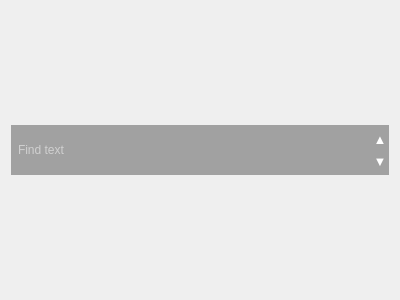
<?xml version="1.0" encoding="UTF-8"?>
<ui version="4.0">
 <class>Form</class>
 <widget class="QWidget" name="Form">
  <property name="geometry">
   <rect>
    <x>0</x>
    <y>0</y>
    <width>400</width>
    <height>300</height>
   </rect>
  </property>
  <property name="sizePolicy">
   <sizepolicy hsizetype="Preferred" vsizetype="Preferred">
    <horstretch>0</horstretch>
    <verstretch>0</verstretch>
   </sizepolicy>
  </property>
  <property name="windowTitle">
   <string>Form</string>
  </property>
  <layout class="QHBoxLayout" name="horizontalLayout">
   <item>
    <widget class="QFrame" name="find_label_2">
     <property name="sizePolicy">
      <sizepolicy hsizetype="Preferred" vsizetype="Fixed">
       <horstretch>0</horstretch>
       <verstretch>0</verstretch>
      </sizepolicy>
     </property>
     <property name="minimumSize">
      <size>
       <width>180</width>
       <height>0</height>
      </size>
     </property>
     <property name="maximumSize">
      <size>
       <width>180</width>
       <height>50</height>
      </size>
     </property>
     <property name="styleSheet">
      <string notr="true">background-color: rgba(40, 40, 40, 100)</string>
     </property>
     <layout class="QHBoxLayout" name="find_label">
      <property name="spacing">
       <number>3</number>
      </property>
      <property name="sizeConstraint">
       <enum>QLayout::SetMinAndMaxSize</enum>
      </property>
      <property name="leftMargin">
       <number>0</number>
      </property>
      <property name="topMargin">
       <number>0</number>
      </property>
      <property name="rightMargin">
       <number>0</number>
      </property>
      <property name="bottomMargin">
       <number>0</number>
      </property>
      <item>
       <widget class="QLineEdit" name="Find_line">
        <property name="minimumSize">
         <size>
          <width>0</width>
          <height>50</height>
         </size>
        </property>
        <property name="maximumSize">
         <size>
          <width>16777215</width>
          <height>50</height>
         </size>
        </property>
        <property name="styleSheet">
         <string notr="true">selection-background-color:  #FFDAB9;
selection-color: black;
background-color: rgba(0,0,0,0);
color: white;
font-size: 12px;
border-radius: 4px;
padding-left: 5px;</string>
        </property>
        <property name="placeholderText">
         <string>Find text</string>
        </property>
       </widget>
      </item>
      <item>
       <widget class="QFrame" name="find_updown_btns_2">
        <property name="maximumSize">
         <size>
          <width>16777215</width>
          <height>50</height>
         </size>
        </property>
        <property name="styleSheet">
         <string notr="true">background: rgba(0,0,0,0)</string>
        </property>
        <layout class="QVBoxLayout" name="find_updown_btns">
         <property name="spacing">
          <number>1</number>
         </property>
         <property name="leftMargin">
          <number>1</number>
         </property>
         <property name="topMargin">
          <number>1</number>
         </property>
         <property name="rightMargin">
          <number>1</number>
         </property>
         <property name="bottomMargin">
          <number>1</number>
         </property>
         <item>
          <widget class="QPushButton" name="upBotton">
           <property name="minimumSize">
            <size>
             <width>16</width>
             <height>16</height>
            </size>
           </property>
           <property name="maximumSize">
            <size>
             <width>16</width>
             <height>16</height>
            </size>
           </property>
           <property name="styleSheet">
            <string notr="true">QPushButton{
	border-radius: 3px;
	background-color: rgba(0,0,0,0);
	color: white;
	font-size: 13px;
	border: none;
}
QPushButton:hover{
	color: black;
	background-color: #FFDAB9;
}
</string>
           </property>
           <property name="text">
            <string>▲</string>
           </property>
          </widget>
         </item>
         <item>
          <widget class="QPushButton" name="downBotton">
           <property name="minimumSize">
            <size>
             <width>16</width>
             <height>16</height>
            </size>
           </property>
           <property name="maximumSize">
            <size>
             <width>16</width>
             <height>16</height>
            </size>
           </property>
           <property name="styleSheet">
            <string notr="true">QPushButton{
	border-radius: 3px;
	background-color: rgba(0,0,0,0);
	color: white;
	font-size: 13px;
	border: none;
}
QPushButton:hover{
	color: black;
	background-color: #FFDAB9;
}
</string>
           </property>
           <property name="text">
            <string>▼</string>
           </property>
          </widget>
         </item>
        </layout>
       </widget>
      </item>
     </layout>
    </widget>
   </item>
  </layout>
 </widget>
 <resources/>
 <connections/>
</ui>
